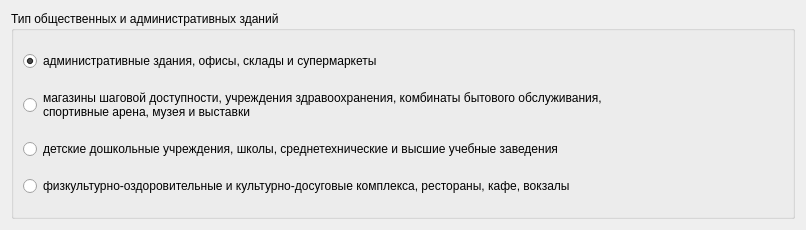
<?xml version="1.0" encoding="UTF-8"?>
<ui version="4.0">
 <class>BuildingType</class>
 <widget class="QDialog" name="BuildingType">
  <property name="geometry">
   <rect>
    <x>0</x>
    <y>0</y>
    <width>806</width>
    <height>230</height>
   </rect>
  </property>
  <property name="windowTitle">
   <string>Dialog</string>
  </property>
  <property name="modal">
   <bool>true</bool>
  </property>
  <layout class="QHBoxLayout" name="horizontalLayout">
   <item>
    <widget class="QGroupBox" name="groupBox">
     <property name="styleSheet">
      <string notr="true">font: 75 12pt &quot;MS Shell Dlg 2&quot;;</string>
     </property>
     <property name="title">
      <string>Тип общественных и административных зданий</string>
     </property>
     <layout class="QVBoxLayout" name="verticalLayout">
      <item>
       <widget class="QRadioButton" name="radioButton">
        <property name="styleSheet">
         <string notr="true">font: 12pt &quot;MS Shell Dlg 2&quot;;</string>
        </property>
        <property name="text">
         <string>административные здания, офисы, склады и супермаркеты </string>
        </property>
        <property name="checked">
         <bool>true</bool>
        </property>
       </widget>
      </item>
      <item>
       <widget class="QRadioButton" name="radioButton_3">
        <property name="minimumSize">
         <size>
          <width>0</width>
          <height>0</height>
         </size>
        </property>
        <property name="maximumSize">
         <size>
          <width>800</width>
          <height>16777215</height>
         </size>
        </property>
        <property name="styleSheet">
         <string notr="true">font: 12pt &quot;MS Shell Dlg 2&quot;;</string>
        </property>
        <property name="text">
         <string>магазины шаговой доступности, учреждения здравоохранения, комбинаты бытового обслуживания, 
спортивные арена, музея и выставки </string>
        </property>
       </widget>
      </item>
      <item>
       <widget class="QRadioButton" name="radioButton_2">
        <property name="styleSheet">
         <string notr="true">font: 12pt &quot;MS Shell Dlg 2&quot;;</string>
        </property>
        <property name="text">
         <string>детские дошкольные учреждения, школы, среднетехнические и высшие учебные заведения</string>
        </property>
       </widget>
      </item>
      <item>
       <widget class="QRadioButton" name="radioButton_4">
        <property name="minimumSize">
         <size>
          <width>0</width>
          <height>0</height>
         </size>
        </property>
        <property name="maximumSize">
         <size>
          <width>800</width>
          <height>16777215</height>
         </size>
        </property>
        <property name="styleSheet">
         <string notr="true">font: 12pt &quot;MS Shell Dlg 2&quot;;</string>
        </property>
        <property name="text">
         <string>физкультурно-оздоровительные и культурно-досуговые комплекса, рестораны, кафе, вокзалы</string>
        </property>
       </widget>
      </item>
     </layout>
    </widget>
   </item>
  </layout>
 </widget>
 <resources/>
 <connections/>
</ui>
